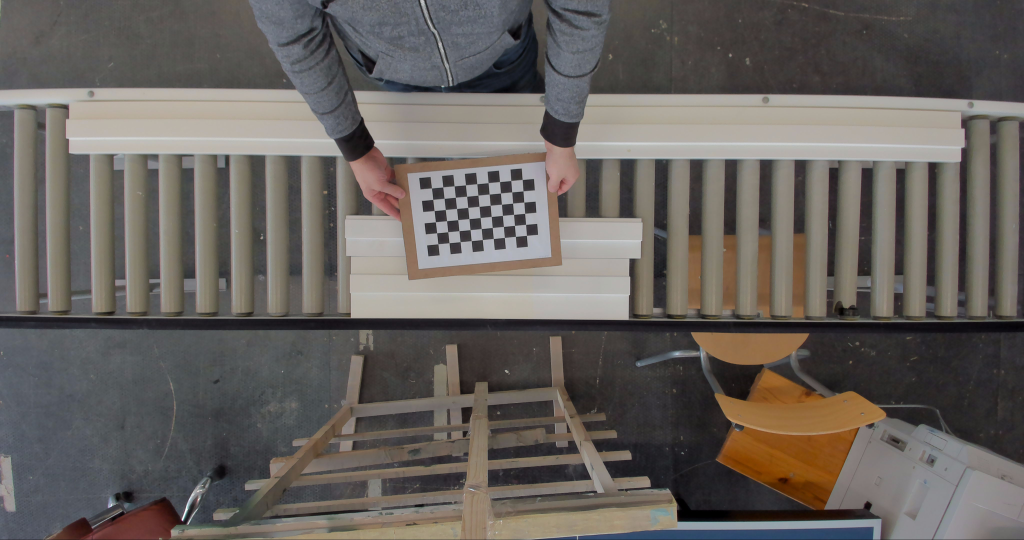
#> input picture TEMP/picture0.jpg, 4096 x 2160 px, given in place of the camera (shown at 1/4 size)
$ python videoTrue.py   (older library calls are emulated)
#> lines starting #> are read from the running program, lines starting #| are printed output that depends on the picture; after the words box and inside, x2 and y2 are one past the last pixel; in counts of white or black regions, pixels touching at a corner belong together
import cv2
import math
import time
import numpy as np
import argparse
import imutils

from scipy.spatial import distance as dist
from imutils import perspective
from imutils import contours

#https://www.pyimagesearch.com/2016/03/28/measuring-size-of-objects-in-an-image-with-opencv

pixelsPerMetricX = 1.050631579
pixelsPerMetricY = 1.036231884

scale = 2

frameWidth = 2304
frameHeight = 1536
frameCroopY = [650, 950]

windowsName = 'Window Name'

def midpoint(ptA, ptB):
	return ((ptA[0] + ptB[0]) * 0.5, (ptA[1] + ptB[1]) * 0.5)

def playvideo():
    vid = cv2.VideoCapture(0)
    vid.set(cv2.CAP_PROP_FRAME_WIDTH, frameWidth)
    vid.set(cv2.CAP_PROP_FRAME_HEIGHT, frameHeight)

    while(True):
        ret, frame = vid.read()
#> frame is the input picture: shape (2160, 4096, 3); mean B, G, R 93.3, 97.6, 102.8
        if not ret:
            vid.release()
            print('release')
            break

        frame = processFrame(frame)

        cv2.namedWindow(windowsName)
        cv2.startWindowThread()
        cv2.imshow(windowsName, frame)

        k = cv2.waitKey(1)

        if k == 27:
            break

    cv2.destroyAllWindows()


def processFrame(frame):
    frame = frame[frameCroopY[0]:frameCroopY[1], 0:frameWidth]
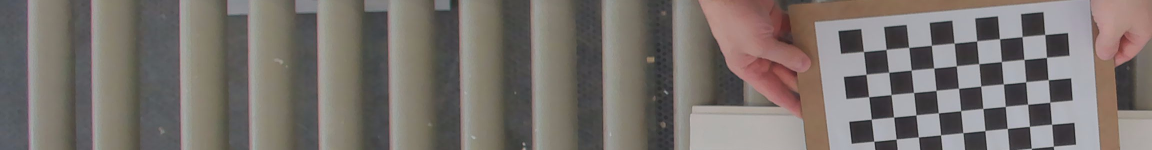
#> frame: shape (300, 2304, 3) (shown at 1/2 size); mean of channels 0, 1, 2 109, 113.4, 120.1; drawn as B, G, R
    liveFrame = cv2.cvtColor(frame, cv2.COLOR_RGB2GRAY)
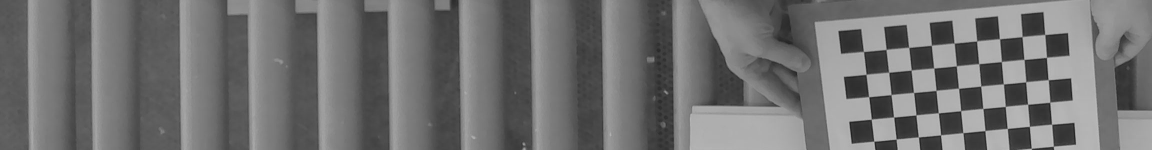
#> liveFrame: shape (300, 2304) (shown at 1/2 size); min 22, max 197, mean 112.9

    liveFrame = cv2.bilateralFilter(liveFrame, 10, 50, cv2.BORDER_WRAP)
    liveFrame = cv2.Canny(liveFrame, 65, 130)
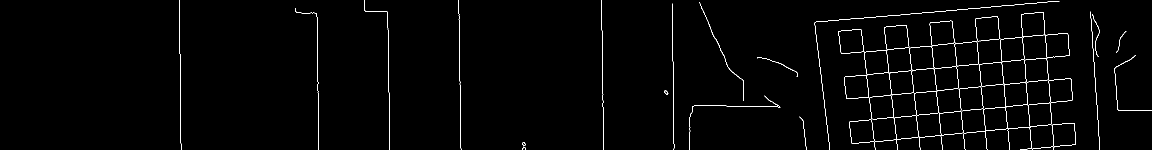
#> liveFrame: shape (300, 2304) (shown at 1/2 size); 1.3% white in thin lines or dots, all inside (x1, y1, x2, y2) = (359, 0, 2304, 300)
    liveFrame = cv2.dilate(liveFrame, None, iterations=1)
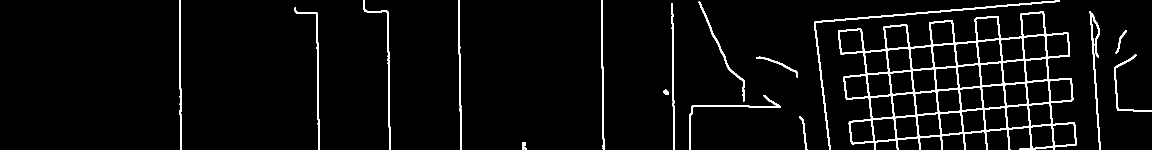
#> liveFrame: shape (300, 2304) (shown at 1/2 size); 4.2% white; 17 white regions, largest, box (x1, y1, x2, y2) and area: (1676, 23, 2153, 300) 16145, (1628, 1, 2120, 300) 2381, (2179, 22, 2201, 300) 1210
    liveFrame = cv2.erode(liveFrame, None, iterations=1)

    # liveFrame = cv2.bilateralFilter(liveFrame, 10, 50, cv2.BORDER_WRAP)
    # liveFrame = cv2.Canny(liveFrame, 70, 140, 1)

    _, cnts, _ = cv2.findContours(
        liveFrame.copy(), cv2.RETR_EXTERNAL, cv2.CHAIN_APPROX_SIMPLE)
#> cnts = 17 contours, 9 with area under 20; largest, box (x1, y1, x2, y2) and area: (1677, 24, 2152, 300) 87221, (1398, 4, 1488, 202) 63, (1328, 180, 1337, 189) 38, (1379, 191, 1561, 300) 36, (1045, 285, 1052, 300) 28, (2180, 23, 2200, 300) 27, (2229, 110, 2304, 222) 24, (1514, 114, 1595, 154) 20

    if len(cnts):
        cnts, _ = contours.sort_contours(cnts, method="left-to-right")

        for c in cnts:
            if cv2.contourArea(c) > 100:
                # compute the rotated bounding box of the contour
                orig = frame.copy()
                box = cv2.minAreaRect(c)
                box = cv2.cv.BoxPoints(box) if imutils.is_cv2() else cv2.boxPoints(box)
                box = np.array(box, dtype="int")

                # order the points in the contour such that they appear
                # in top-left, top-right, bottom-right, and bottom-left
                # order, then draw the outline of the rotated bounding
                # box
                box = perspective.order_points(box)
                cv2.drawContours(frame, [box.astype("int")], -1, (0, 255, 0), 2)

                # loop over the original points and draw them
                for (x, y) in box:
                    cv2.circle(frame, (int(x), int(y)), 5, (0, 0, 255), -1)

                # unpack the ordered bounding box, then compute the midpoint
                # between the top-left and top-right coordinates, followed by
                # the midpoint between bottom-left and bottom-right coordinates
                (tl, tr, br, bl) = box
                (tltrX, tltrY) = midpoint(tl, tr)
                (blbrX, blbrY) = midpoint(bl, br)

                # compute the midpoint between the top-left and top-right points,
                # followed by the midpoint between the top-righ and bottom-right
                (tlblX, tlblY) = midpoint(tl, bl)
                (trbrX, trbrY) = midpoint(tr, br)

                # draw the midpoints on the image
                cv2.circle(frame, (int(tltrX), int(tltrY)), 5, (255, 0, 0), -1)
                cv2.circle(frame, (int(blbrX), int(blbrY)), 5, (255, 0, 0), -1)
                cv2.circle(frame, (int(tlblX), int(tlblY)), 5, (255, 0, 0), -1)
                cv2.circle(frame, (int(trbrX), int(trbrY)), 5, (255, 0, 0), -1)

                # draw lines between the midpoints
                cv2.line(frame, (int(tltrX), int(tltrY)), (int(blbrX), int(blbrY)),
                    (255, 0, 255), 2)
                cv2.line(frame, (int(tlblX), int(tlblY)), (int(trbrX), int(trbrY)),
                    (255, 0, 255), 2)

                # compute the Euclidean distance between the midpoints
                dA = dist.euclidean((tltrX, tltrY), (blbrX, blbrY))
                dB = dist.euclidean((tlblX, tlblY), (trbrX, trbrY))

                # compute the size of the object
                dimA = dA / pixelsPerMetricX
                dimB = dB / pixelsPerMetricY

                # draw the object sizes on the image
                cv2.putText(frame, "{:.1f} mm".format(dimA),
                    (int(tltrX - 15), int(tltrY - 10)), cv2.FONT_HERSHEY_SIMPLEX,
                    0.65, (255, 255, 255), 2)
                cv2.putText(frame, "{:.1f} mm".format(dimB),
                    (int(trbrX + 10), int(trbrY)), cv2.FONT_HERSHEY_SIMPLEX,
                    0.65, (255, 255, 255), 2)
#> this loop made 17 passes
#> (tl, tr, br, bl, tltrX, tltrY, blbrX, blbrY) on pass 14: ([1676, 61], [2131, 19], [2156, 294], [1701, 336], 1903.5, 40, 1928.5, 315)
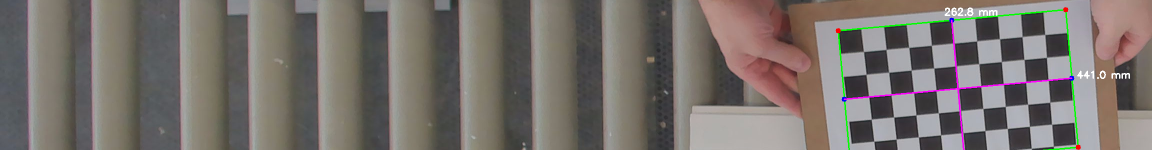
#> frame: shape (300, 2304, 3) (shown at 1/2 size); 0.98% of pixels changed, all inside (x1, y1, x2, y2) = (1671, 14, 2260, 300); drawn as B, G, R

    liveFrame = cv2.cvtColor(liveFrame, cv2.COLOR_GRAY2BGR)
    combined = np.vstack((liveFrame, frame))
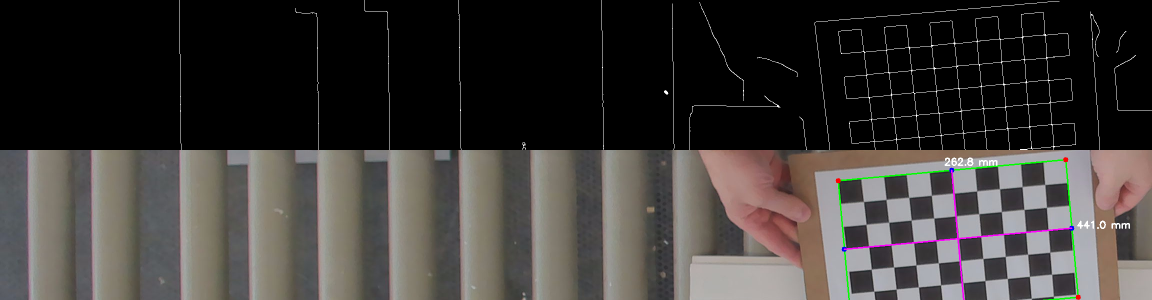
#> combined: shape (600, 2304, 3) (shown at 1/2 size); mean B, G, R 56.2, 58.5, 61.8

    height, width = combined.shape[:2]
#> height = 600; width = 2304
    return cv2.resize(combined, (int(width / scale), int(height / scale)))
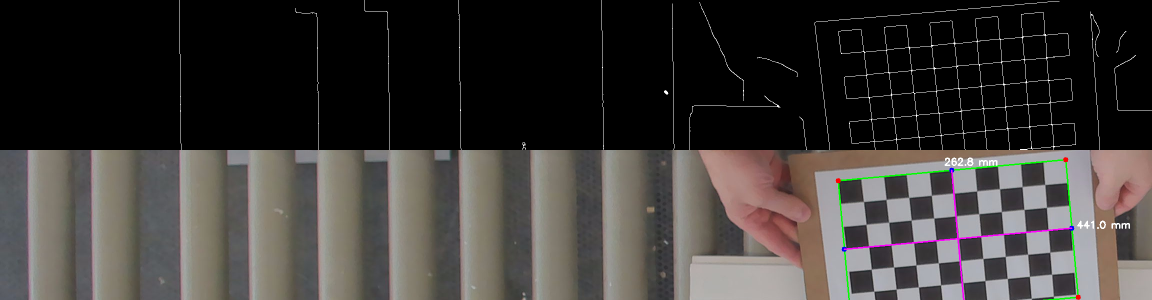
#> returned value: shape (300, 1152, 3); mean of channels 0, 1, 2 56.3, 58.6, 61.8; drawn as B, G, R


playvideo()
#> (key Esc is pressed here)

$ run again, on TEMP/picture10.jpg
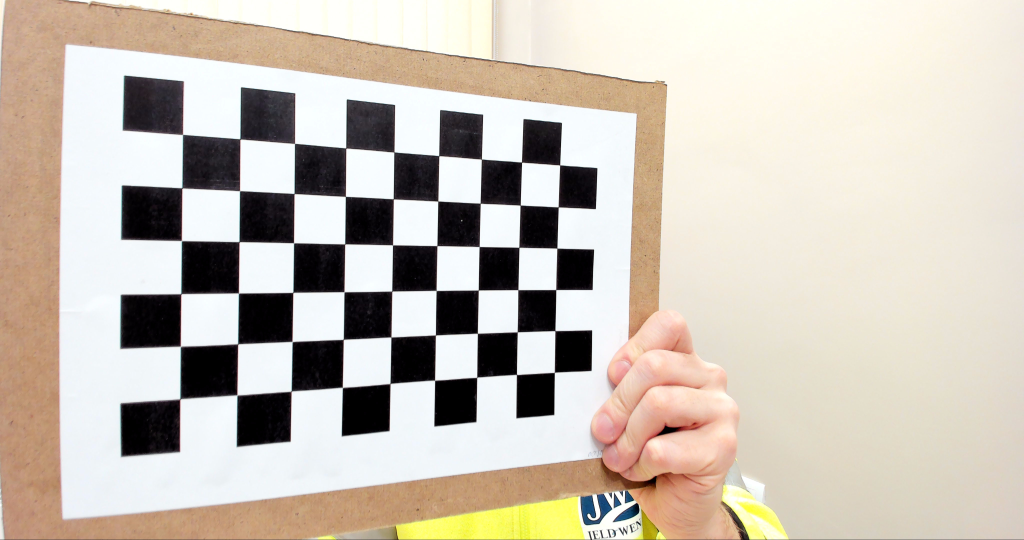
#> input picture TEMP/picture10.jpg, 4096 x 2160 px, given in place of the camera (shown at 1/4 size)
#> in playvideo, frame is the input picture: shape (2160, 4096, 3); mean B, G, R 181.5, 192.9, 201.7
#> in processFrame, `liveFrame = cv2.dilate(liveFrame, None, iterations=1)`:
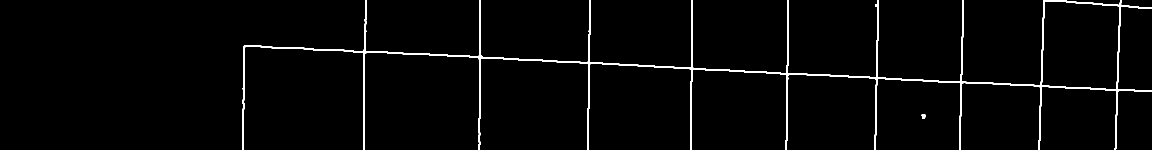
#> liveFrame: shape (300, 2304) (shown at 1/2 size); 2.2% white; 2 white regions, box (x1, y1, x2, y2) and area: (484, 0, 2304, 300) 15200, (1843, 228, 1851, 237) 59
#> cnts = 2 contours; box (x1, y1, x2, y2) and area: (485, 0, 2304, 300) 26072, (1844, 229, 1850, 236) 20
#> the loop in processFrame, `for c in cnts:` made 2 passes
#> (tl, tr, br, bl, tltrX, tltrY, blbrX, blbrY) on pass 1: ([485, 0], [2302, 0], [2302, 298], [485, 298], 1393.5, 0, 1393.5, 298)
#> in processFrame, `return cv2.resize(combined, (int(width / scale), int(height / scale)))`:
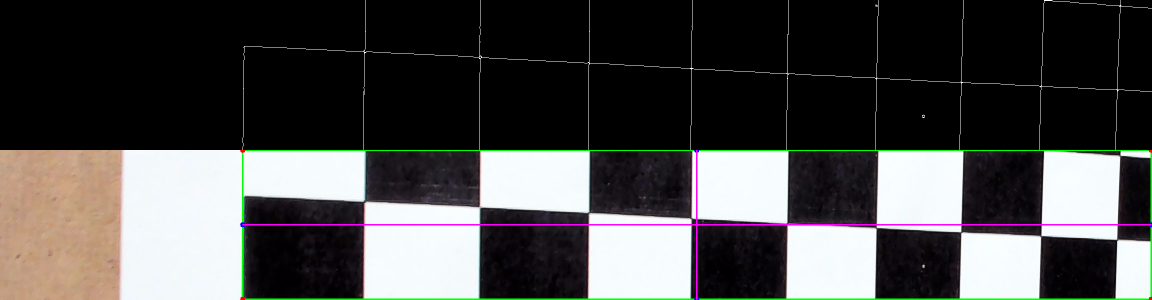
#> returned value: shape (300, 1152, 3); mean of channels 0, 1, 2 73.8, 74.4, 75.2; drawn as B, G, R

$ run again, on TEMP/picture11.jpg
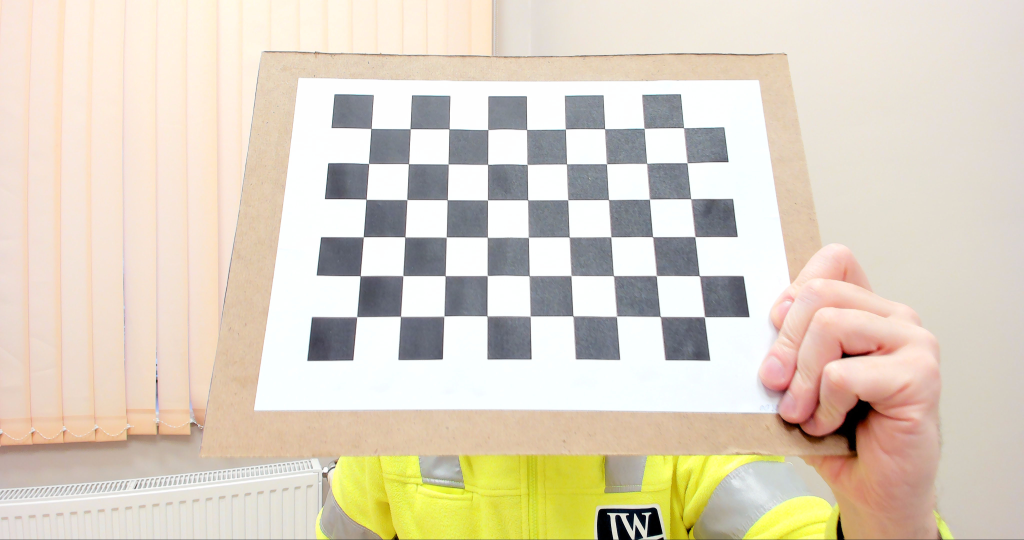
#> input picture TEMP/picture11.jpg, 4096 x 2160 px, given in place of the camera (shown at 1/4 size)
#> in playvideo, frame is the input picture: shape (2160, 4096, 3); mean B, G, R 193.9, 211.2, 221.7
#> in processFrame, `liveFrame = cv2.dilate(liveFrame, None, iterations=1)`:
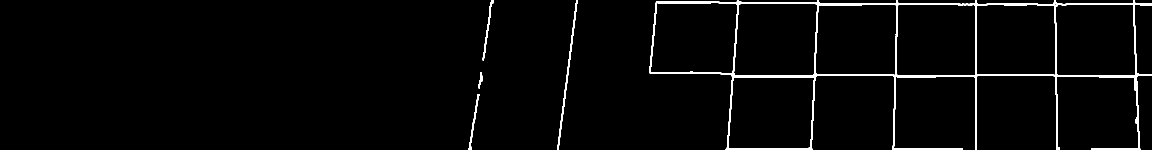
#> liveFrame: shape (300, 2304) (shown at 1/2 size); 2.4% white; 5 white regions, box (x1, y1, x2, y2) and area: (1298, 0, 2304, 300) 14772, (1114, 0, 1155, 300) 976, (965, 0, 987, 121) 412, (937, 188, 959, 300) 392, (957, 144, 965, 177) 133
#> cnts = 5 contours, 3 with area under 20; largest, box (x1, y1, x2, y2) and area: (1299, 0, 2304, 300) 163358, (958, 145, 964, 176) 23
#> the loop in processFrame, `for c in cnts:` made 5 passes
#> (tl, tr, br, bl, tltrX, tltrY, blbrX, blbrY) on pass 5: ([1299, 0], [2303, 0], [2303, 299], [1299, 299], 1801, 0, 1801, 299)
#> in processFrame, `return cv2.resize(combined, (int(width / scale), int(height / scale)))`:
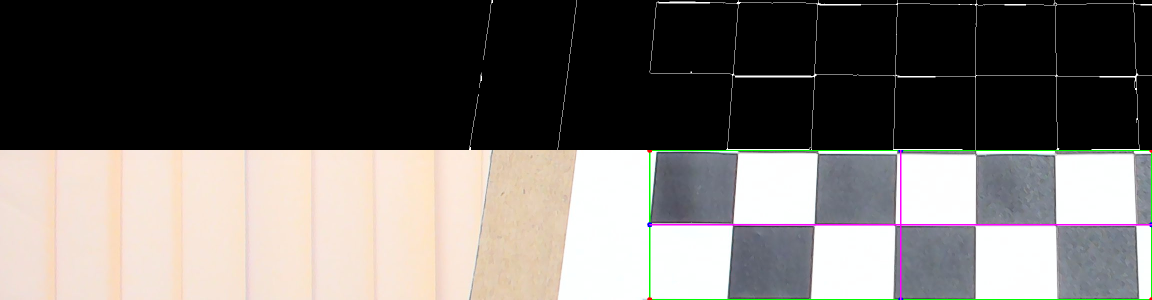
#> returned value: shape (300, 1152, 3); mean of channels 0, 1, 2 102.6, 105.9, 109.9; drawn as B, G, R
